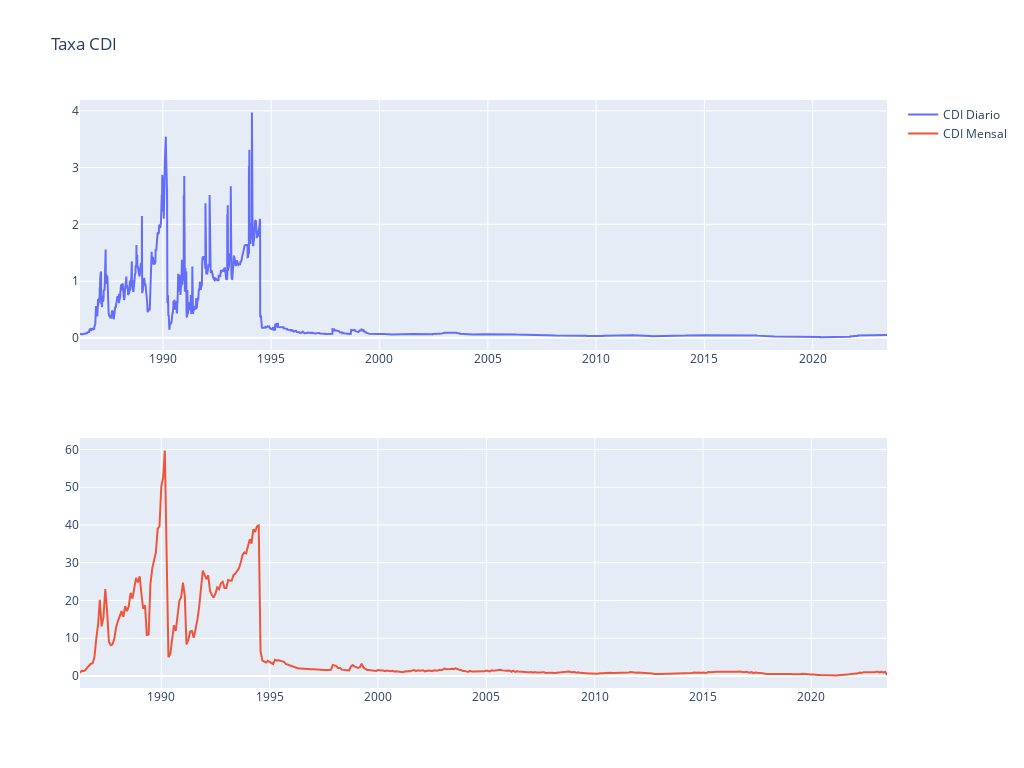

Source (notebook cell):
### Code cell
fig = make_subplots(rows=2, cols=1)

fig.add_trace(go.Scatter(x=df_cdi.index, y=df_cdi['valor'], name='CDI Diario'), row=1, col=1)
fig.add_trace(go.Scatter(x=df_cdi_mes.index,y=df_cdi_mes['valor'],name='CDI Mensal'),row=2,col=1)
fig.update_layout(height=768, width=1024, title_text="Taxa CDI")
fig.show()

### Figure 1 — Plotly figure (JSON) as saved in the notebook; plotly's stock layout.template omitted (floating-point values rounded to 4 significant figures; data arrays with more than 128 entries replaced by an {"elided": "..."} marker saying what was removed)
{"data": [{"name": "CDI Diario", "type": "scatter", "x": {"elided": "9319 str values"}, "xaxis": "x", "y": {"elided": "9319 float values"}, "yaxis": "y"}, {"name": "CDI Mensal", "type": "scatter", "x": {"elided": "448 str values"}, "xaxis": "x2", "y": {"elided": "448 float values"}, "yaxis": "y2"}], "layout": {"height": 768, "title": {"text": "Taxa CDI"}, "width": 1024, "xaxis": {"anchor": "y", "domain": [0, 1]}, "xaxis2": {"anchor": "y2", "domain": [0, 1]}, "yaxis": {"anchor": "x", "domain": [0.575, 1]}, "yaxis2": {"anchor": "x2", "domain": [0, 0.425]}}}
